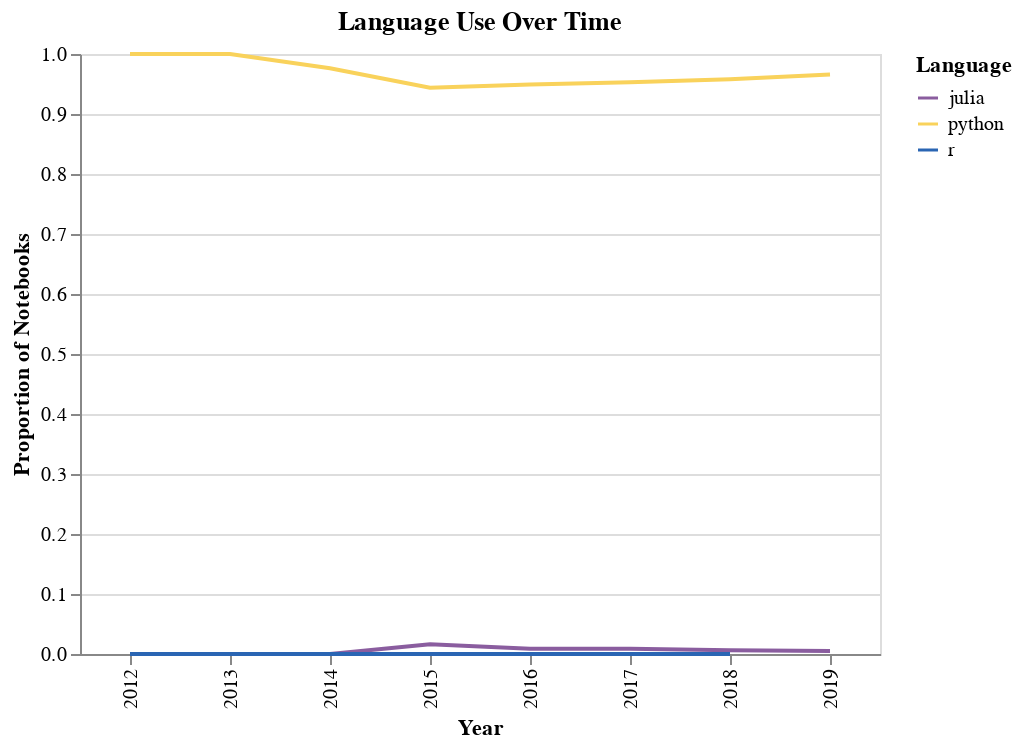

This figure's notebook cell:
### Markdown cell above
Python has always been the most popular language. The number of notebooks written in each language grows as the total number of notebooks written does, so let's instead look at the proportion within each year.

### Code cell
alt.Chart(lang_counts, width = 400, title = 'Language Use Over Time').mark_line().encode(
    alt.X('year:O', title = 'Year'),
    alt.Y('prop', title = 'Proportion of Notebooks'),
    alt.Color('language', 
              scale = alt.Scale(domain = ['julia','python','r'], range = ['#8A5D9F','#F9D25B','#2A65B3']),
              title = 'Language'
    )
)

### Figure 1 — Vega-Lite specification as saved in the notebook (floating-point values rounded to 4 significant figures)
{"$schema": "https://vega.github.io/schema/vega-lite/v3.3.0.json", "config": {"mark": {"tooltip": null}, "view": {"height": 300, "width": 400}}, "data": {"name": "data-46b96ceaa69ba118c958890bb3fbcee6"}, "datasets": {"data-46b96ceaa69ba118c958890bb3fbcee6": [{"count": 13, "language": "python", "prop": 1, "total": 13, "year": 2012}, {"count": 134, "language": "python", "prop": 1, "total": 134, "year": 2013}, {"count": 744, "language": "python", "prop": 0.9764, "total": 762, "year": 2014}, {"count": 1055, "language": "python", "prop": 0.9436, "total": 1118, "year": 2015}, {"count": 2970, "language": "python", "prop": 0.9492, "total": 3129, "year": 2016}, {"count": 8436, "language": "python", "prop": 0.9528, "total": 8854, "year": 2017}, {"count": 18751, "language": "python", "prop": 0.9578, "total": 19578, "year": 2018}, {"count": 23015, "language": "python", "prop": 0.9658, "total": 23829, "year": 2019}, {"count": 0, "language": "julia", "prop": 0, "total": 13, "year": 2012}, {"count": 0, "language": "julia", "prop": 0, "total": 134, "year": 2013}, {"count": 0, "language": "julia", "prop": 0, "total": 762, "year": 2014}, {"count": 18, "language": "julia", "prop": 0.0161, "total": 1118, "year": 2015}, {"count": 27, "language": "julia", "prop": 0.008629, "total": 3129, "year": 2016}, {"count": 78, "language": "julia", "prop": 0.00881, "total": 8854, "year": 2017}, {"count": 119, "language": "julia", "prop": 0.006078, "total": 19578, "year": 2018}, {"count": 119, "language": "julia", "prop": 0.004994, "total": 23829, "year": 2019}, {"count": 0, "language": "r", "prop": 0, "total": 13, "year": 2012}, {"count": 0, "language": "r", "prop": 0, "total": 134, "year": 2013}, {"count": 0, "language": "r", "prop": 0, "total": 762, "year": 2014}, {"count": 0, "language": "r", "prop": 0, "total": 1118, "year": 2015}, {"count": 0, "language": "r", "prop": 0, "total": 3129, "year": 2016}, {"count": 0, "language": "r", "prop": 0, "total": 8854, "year": 2017}, {"count": 0, "language": "r", "prop": 0, "total": 19578, "year": 2018}]}, "encoding": {"color": {"field": "language", "scale": {"domain": ["julia", "python", "r"], "range": ["#8A5D9F", "#F9D25B", "#2A65B3"]}, "title": "Language", "type": "nominal"}, "x": {"field": "year", "title": "Year", "type": "ordinal"}, "y": {"field": "prop", "title": "Proportion of Notebooks", "type": "quantitative"}}, "mark": "line", "title": "Language Use Over Time", "width": 400}
